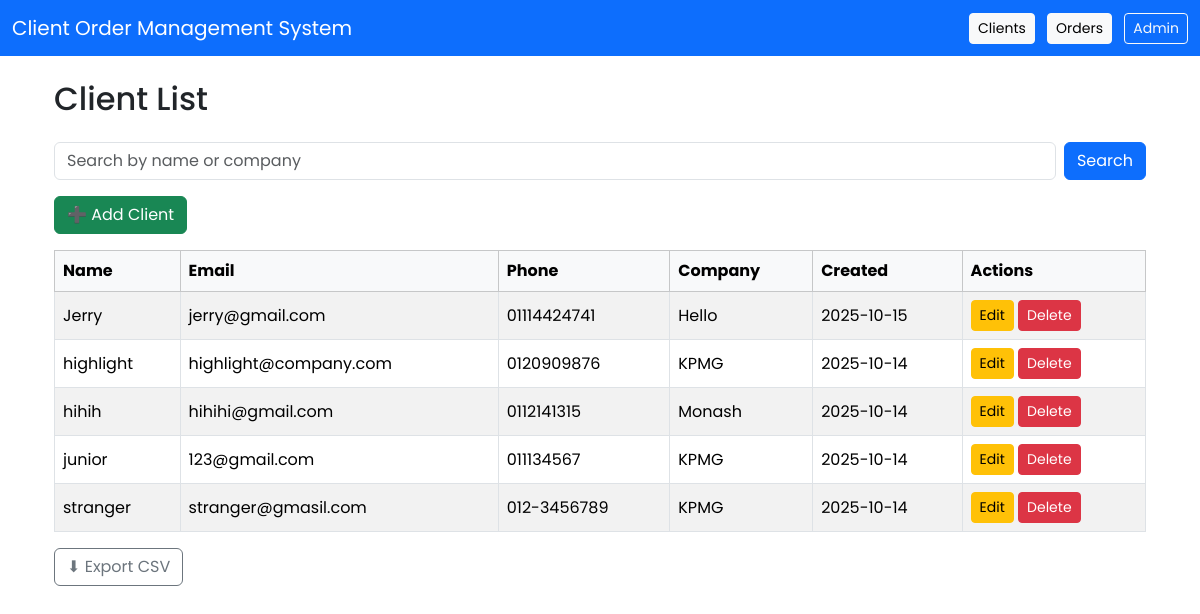
Screenshot of /clients/ (signed in) with the database file from the repository.
### core/models.py (models this page shows, shortened)
class Client(models.Model):
    name = models.CharField(max_length=100)
    email = models.EmailField()
    phone = models.CharField(max_length=20)
    company = models.CharField(max_length=100)
    created_at = models.DateTimeField(auto_now_add=True)

### core/views.py (the view)
# urls.py: path('clients/', views.ClientListView.as_view(), name='client-list'),
@method_decorator(login_required, name='dispatch')
class ClientListView(ListView):
    model = Client
    template_name = 'core/client_list.html'
    context_object_name = 'page_obj'  # pass paginated object
    paginate_by = 10  # 10 clients per page
    def get_queryset(self):
        queryset = Client.objects.all()
        search_query = self.request.GET.get('q')
        if search_query:
            queryset = queryset.filter(
                Q(name__icontains=search_query) | Q(company__icontains=search_query)
            )
        return queryset.order_by('name')  # optional: order alphabetically
    def get_context_data(self, **kwargs):
        context = super().get_context_data(**kwargs)
        context['query'] = self.request.GET.get('q', '')
        return context

### core/templates/core/client_list.html (shortened to what this page needs)
{% extends "base.html" %}
{% block content %}
<div class="container mt-4">
  <h2 class="mb-4">Client List</h2>
  <form method="get" class="d-flex mb-3">
    <input type="text" name="q" class="form-control me-2" placeholder="Search by name or company" value="{{ request.GET.q }}">
    <button class="btn btn-primary" type="submit">Search</button>
  </form>
  <a href="{% url 'client-add' %}" class="btn btn-success mb-3">➕ Add Client</a>
  <div class="table-responsive">
    <table class="table table-bordered table-striped align-middle">
      <thead class="table-light">
        <tr>
          <th>Name</th>
          <th>Email</th>
          <th>Phone</th>
          <th>Company</th>
          <th>Created</th>
          <th>Actions</th>
        </tr>
      </thead>
      <tbody>
        {% for client in page_obj %}
        <tr>
          <td>{{ client.name }}</td>
          <td>{{ client.email }}</td>
          <td>{{ client.phone }}</td>
          <td>{{ client.company }}</td>
          <td>{{ client.created_at|date:"Y-m-d" }}</td>
          <td>
            <a href="{% url 'client-edit' client.id %}" class="btn btn-warning btn-sm">Edit</a>
            <a href="{% url 'client-delete' client.id %}" class="btn btn-danger btn-sm">Delete</a>
          </td>
        </tr>
        {% empty %}
        <tr>
          <td colspan="6" class="text-center">No clients found.</td>
        </tr>
        {% endfor %}
      </tbody>
    </table>
  </div>
  <div class="mb-3 d-flex justify-content-between">
    <a href="{% url 'client-export' %}?q={{ request.GET.q }}" class="btn btn-outline-secondary">⬇ Export CSV</a>
  </div>
</div>
{% endblock %}

### core/templates/base.html (style rules this page uses)
body { font-family: 'Poppins', sans-serif; }

### rows the page displays
Client: name "Jerry", email "jerry@gmail.com", phone "01114424741", company "Hello", created_at "2025-10-15"
Client: name "highlight", email "highlight@company.com", phone "0120909876", company "KPMG", created_at "2025-10-14"
Client: name "hihih", email "hihihi@gmail.com", phone "0112141315", company "Monash", created_at "2025-10-14"
Client: name "junior", email "123@gmail.com", phone "011134567", company "KPMG", created_at "2025-10-14"
Client: name "stranger", email "stranger@gmasil.com", phone "012-3456789", company "KPMG", created_at "2025-10-14"
